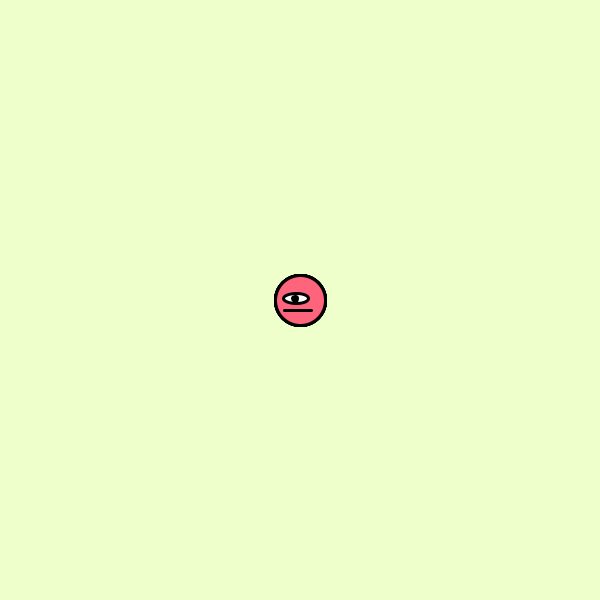
Frame 1 (no input)
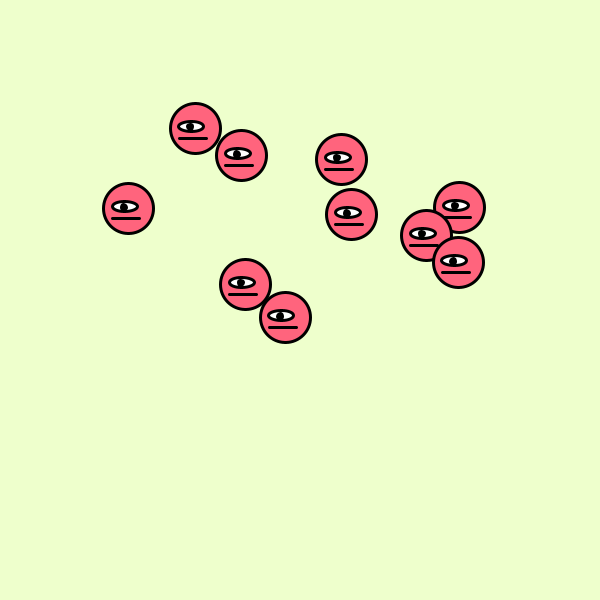
Frame 60 (the mouse pressed at the canvas centre just before this capture)
Frame 120 (the mouse held since frame 60 and released just before this capture): identical to frame 1, image omitted

The Processing sketch that drew these frames (run headless with seeded random() and noise(); from frame 60 on, the mouse is pressed at the canvas centre):

// Processing sketch: creating_class
// ── creating_class.pde

//creaturesketch

int numFriends;
Creature [] friends;


void setup() {
  size(600, 600); 
  numFriends = 10;
  friends = new Creature[numFriends];

  for (int i=0; i<numFriends; i++) {
    friends[i] = new Creature(i);
  }
}

void draw() {
background(#eeffcc);

  for (int i=0; i<numFriends; i++) {
    if (mousePressed) {
      friends[i].giveBirth();
    }

    friends[i].update();
  }
}


// ── creature.pde
  // class 
  class Creature{
   // variables for the class
   float size;
   float xPos, yPos;
   float xSpeed, ySpeed; 
   color fur;
   int index;

   //constructor for the class AKA set up the class
   Creature(int tempIndex){
     size =1;
     xPos = width/2;
     yPos = height/2;
     xSpeed = random(-3, 3);
     ySpeed = random(-3, 3);
     fur = color(255, 100, 125);
     index = tempIndex;
   }

   //drawing creature
   void giveBirth(){
     xPos = mouseX;
     yPos = mouseY;
     xSpeed = random(-3, 3);
     ySpeed = random(-3, 3);
     println("giving birth to " + index);
   }

   //updating the creature

   void update(){
    strokeWeight(3);
      stroke(0);
      fill(fur);
      ellipse(xPos, yPos, size*50, size*50);
      fill(255);
      ellipse(xPos -(size*4), yPos-(size*2), size*25, size*10);
      fill(0);
      ellipse(xPos-(size*5), yPos-(size+size*0.5), size*5, size*5);
      line(xPos-(size*16), yPos+(size*10), xPos+(size*11), yPos + (size*10)); 

      xPos+=xSpeed;
      yPos+=ySpeed;
   }

  // methods for the class 

//

  }
